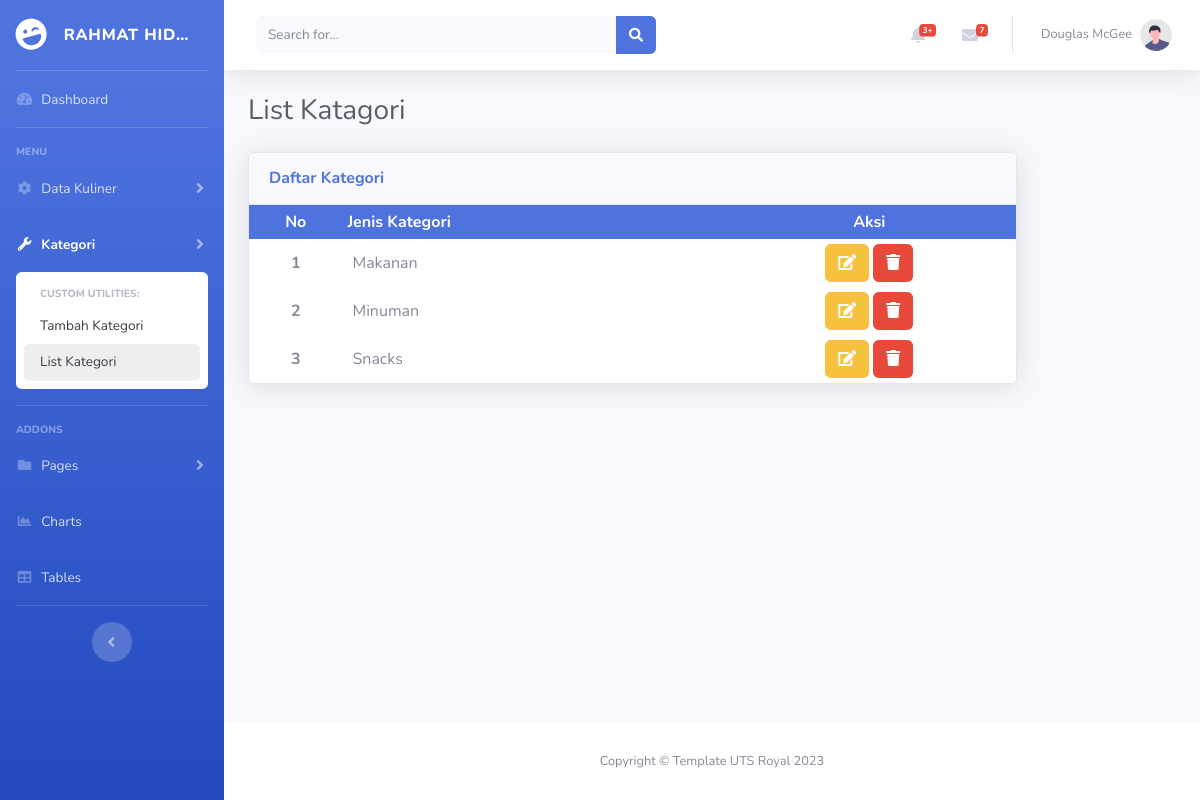
Page /list_kategori.php on the earlier database version.
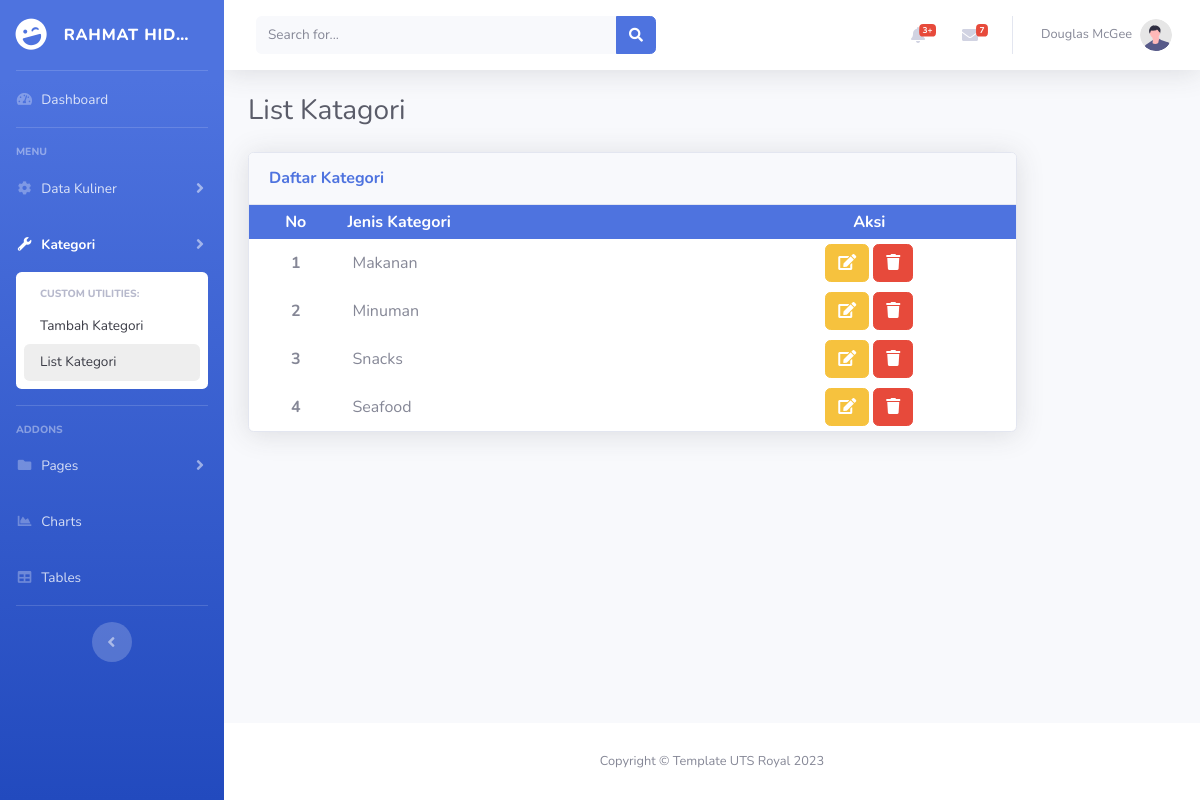
Same page on the later database version.
### tables this page shows
CREATE TABLE `tabel_user` (
  `id` int(11) NOT NULL,
  `nama_user` varchar(25) NOT NULL,
  `username` varchar(25) NOT NULL,
  `password` varchar(255) NOT NULL
);

CREATE TABLE `tabel_kategori` (
  `id` int(11) NOT NULL,
  `kategori` varchar(50) NOT NULL
);

### koneksi.php (called while the page is built, shortened)
<?php
$databaseName = "db_project_akhir";
$conn = mysqli_connect("localhost", "root", "", $databaseName);
function query($query){
    global $conn;
    $result = mysqli_query($conn, $query);
    $rows = [];
    while ( $row = mysqli_fetch_assoc($result)) {
        $rows[] = $row;
    }
    return $rows;
}
?>

### list_kategori.php (the view, shortened to what the changed rows need)
<?php
require 'koneksi.php';
$kategories = query("SELECT id AS id_kategori, kategori FROM tabel_kategori ORDER BY id ASC");
$jlh_kategori = count($kategories);
?>
<!DOCTYPE html>
<html lang="en">
<head>
  <link href="vendor/fontawesome-free/css/all.min.css" rel="stylesheet" type="text/css">
  <link href="css/sb-admin-2.min.css" rel="stylesheet">
  <link rel="stylesheet" href="css/index.css">
</head>
<body id="page-top">
  <div id="wrapper">
    <ul class="navbar-nav bg-gradient-primary sidebar sidebar-dark accordion" id="accordionSidebar">
      <a class="sidebar-brand d-flex align-items-center justify-content-center" href="index.html">
        <div class="sidebar-brand-icon rotate-n-15">
          <i class="fas fa-laugh-wink"></i>
        </div>
        <?php
        $user = query("SELECT nama_user FROM tabel_user")[0];
        ?>
        <div class="sidebar-brand-text mx-3 text-truncate""><?= $user["nama_user"]; ?></div>
            </a>
    </ul>
    <div id="content-wrapper" class="d-flex flex-column">
      <div id="content">
        <div class="container-fluid">
          <div class="d-sm-flex align-items-center justify-content-between mb-4">
            <h1 class="h3 mb-0 text-gray-800">List Katagori</h1>
          </div>
          <div class="row">
            <div class="col-lg-10">
              <div class="card shadow mb-4">
                <div class="card-body p-0">
                  <table cellpadding="5" width="100%">
                    <tr class="bg-primary text-white">
                      <th class="text-center">No</th>
                      <th>Jenis Kategori</th>
                      <th class="text-center">Aksi</th>
                    </tr>
                    <?php
                     $no = 1;
                     if($jlh_kategori == 0) : ?>
                    <tr>
                      <td colspan="5" class="text-center">Data Not Available</td>
                    </tr>
                    <?php else: ?>
                    <?php foreach( $kategories as $kategori): ?>
                    <tr>
                      <td class="text-center font-weight-bold"><?= $no; ?></td>
                      <td style="padding: 6px 50px 6px 10px;"><?= $kategori["kategori"]; ?></td>
                      <td class="text-center">
                        <a href="FormUpdateKategori.php?id=<?= $kategori['id_kategori']; ?>" class="btn btn-warning">
                          <i class="fas fa-edit"></i>
                        </a>
                        <a href="delete_data.php?id=<?= $kategori['id_kategori']; ?>&act=kategori"
                          class="btn btn-danger" onclick="return confirm('Yakin Kids??');">
                          <i class="fas fa-trash"></i>
                        </a>
                      </td>
                    </tr>
                    <?php $no++; ?>
                    <?php endforeach; ?>
                    <?php endif; ?>
                  </table>
                </div>
              </div>
            </div>
          </div>
        </div>
      </div>
    </div>
  </div>
</body>
</html>

Differences in the rows shown:
added tabel_kategori: kategori "Seafood"
